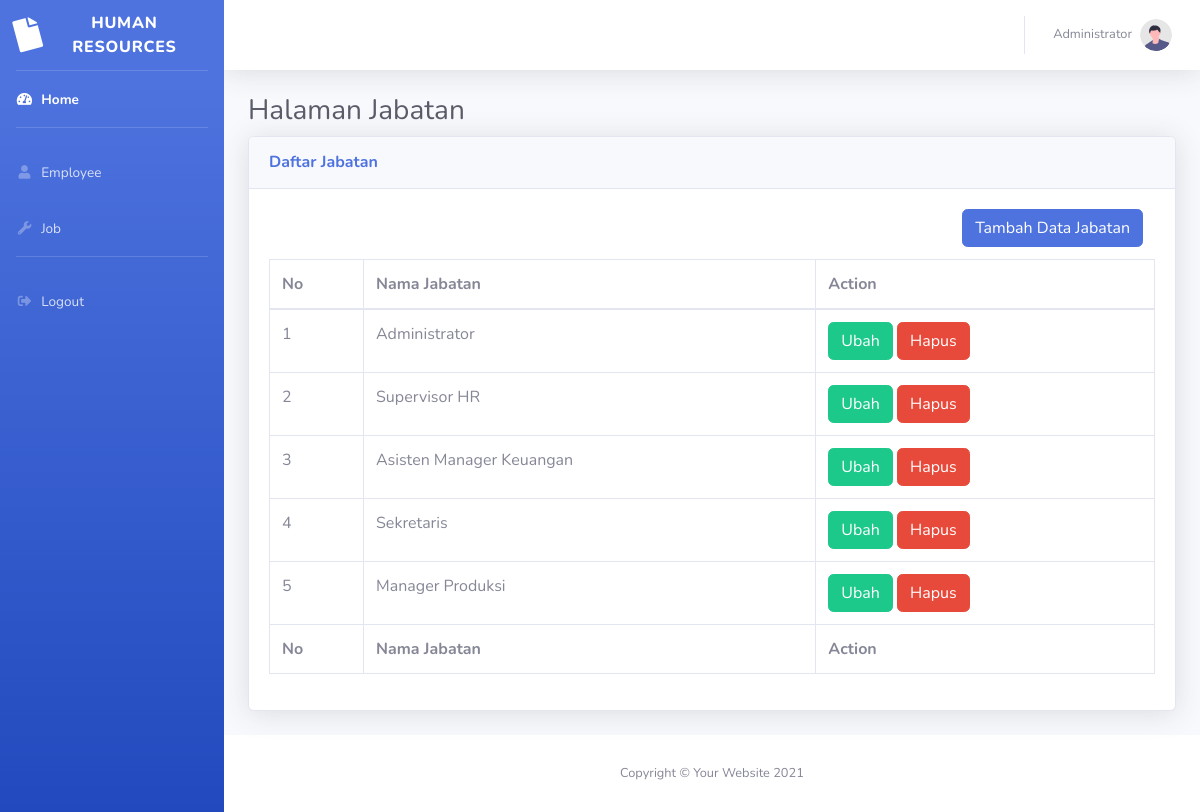
The page /index.php/job on the database its author committed.
### tables this page shows
CREATE TABLE `job` (
  `id` int(11) NOT NULL,
  `name` varchar(128) NOT NULL
);

### application/controllers/Job.php (called while the page is built, shortened)
<?php
class Job extends CI_Controller
{
    public function __construct()
    {
        $this->load->model('Job_model');
        $this->load->library('form_validation');
    }
    public function index()
    {
        $data['title'] = 'HR - Jabatan';
        $data['subtitle'] = 'Halaman Jabatan';
        $data['job'] = $this->Job_model->getAllJob();
        $this->load->view('templates/header', $data);
        $this->load->view('job/index', $data);
        $this->load->view('templates/footer');
    }
}

### index.php (called while the page is built, shortened)
<?php
require_once BASEPATH.'core/CodeIgniter.php';

### application/models/Job_model.php (called while the page is built, shortened)
<?php
class Job_model extends CI_Model
{
    public function getAllJob()
    {
        return $this->db->get('job')->result_array();
    }
}

### application/views/job/index.php (the view, shortened to what this page needs)
<div class="container-fluid">
    <h1 class="h3 mb-2 text-gray-800"><?= $subtitle ?></h1>
    <div class="card shadow mb-4">
        <div class="card-header py-3">
            <h6 class="m-0 font-weight-bold text-primary">Daftar Jabatan</h6>
        </div>
        <div class="card-body">
            <div class="div col-lg-12 text-right" style="height: 50px;">
                <a href="<?= base_url() ?>job/tambah" class="btn btn-primary" name="tambah" style="vertical-align: middle">Tambah Data Jabatan</a>
            </div>
            <div class="table-responsive">
                <table class="table table-bordered" id="dataTable" width="100%" cellspacing="0">
                    <thead>
                        <tr>
                            <th>No</th>
                            <th>Nama Jabatan</th>
                            <th>Action</th>
                        </tr>
                    </thead>
                    <tfoot>
                        <tr>
                            <th>No</th>
                            <th>Nama Jabatan</th>
                            <th>Action</th>
                        </tr>
                    </tfoot>
                    <tbody>
                        <?php
                        $i = 1;
                        foreach ($job as $row) :
                        ?>
                            <tr>
                                <td><?= $i++ ?></td>
                                <td><?= $row['name'] ?></td>
                                <td>
                                    <a href="<?= base_url(); ?>job/ubah/<?= $row['id'] ?>" class="btn btn-success">Ubah</a>
                                    <a href="<?= base_url(); ?>job/hapus/<?= $row['id'] ?>" class="btn btn-danger" onclick="return confirm('yakin?')">Hapus</a>
                                </td>
                            </tr>
                        <?php endforeach; ?>
                    </tbody>
                </table>
            </div>
        </div>
    </div>
</div>

### rows shown on the page
job: name "Administrator"
job: name "Supervisor HR"
job: name "Asisten Manager Keuangan"
job: name "Sekretaris"
job: name "Manager Produksi"

### other values the page prints
$subtitle "Halaman Jabatan"
